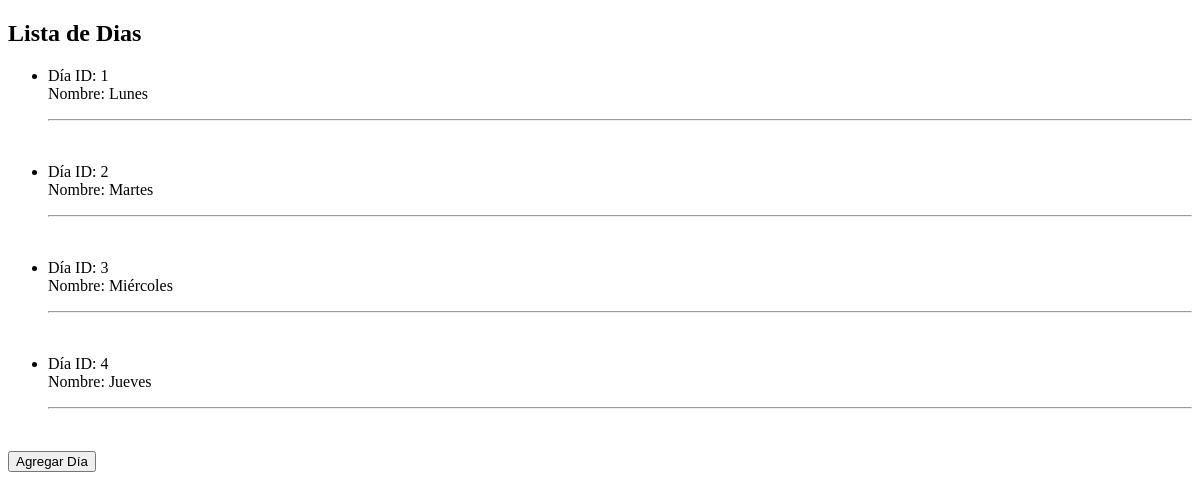
The app's page /listaDias, older data.
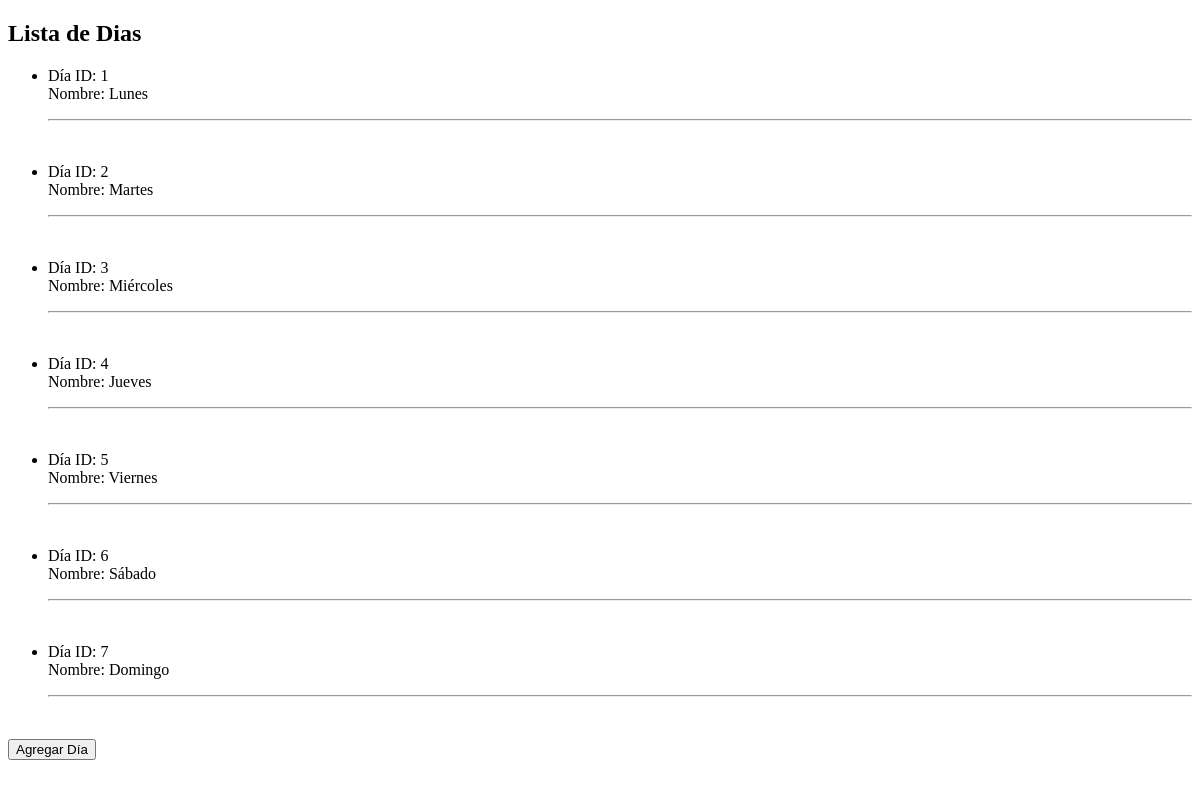
The same page, newer data.
### Actividades/models.py (models this page shows, shortened)
class Dia(models.Model):
    nombre = models.CharField(max_length=20)

### Actividades/views.py (the view)
# urls.py: path('listaDias', views.listarDias, name='listaDias'),
def listarDias(request):
    dias = Dia.objects.all()
    contexto = {
        'titulo': 'Lista de Dias',
        'dias': dias
    }
    return render(request, 'Actividades/listaDias.html', contexto)

### Actividades/templates/Actividades/listaDias.html (shortened to what this page needs)
<!DOCTYPE html>
<html lang="en">
<head>
</head>
<body>
    <h2>{{titulo}}</h2>
    <ul>
        {% for dia in dias %}
        <li>
            <p>
                Día ID: {{dia.id}}<br>
                Nombre: {{dia.nombre}}<br>
            </p>
        </li>
        <hr>
        <br>
        {% endfor %}
    </ul>
    <a href=" {% url 'crearDia' %} ">
        <button>Agregar Día</button>
    </a>
</body>
</html>

Row changes from the older to the newer data that the page shows:
added Dia: id "5", nombre "Viernes"
added Dia: id "6", nombre "Sábado"
added Dia: id "7", nombre "Domingo"
